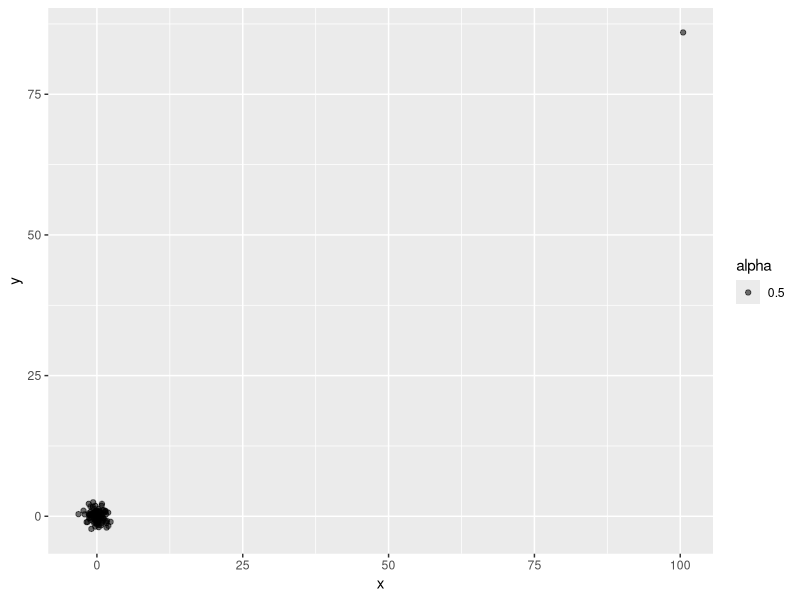
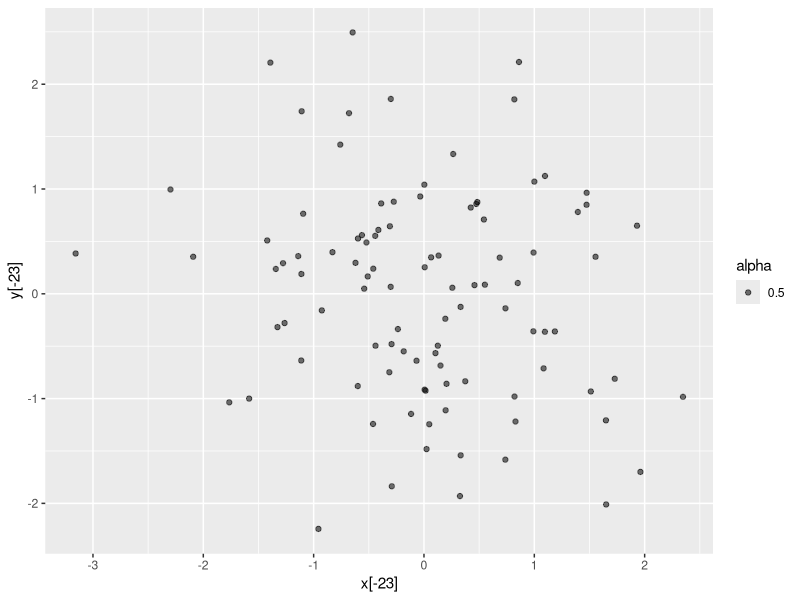
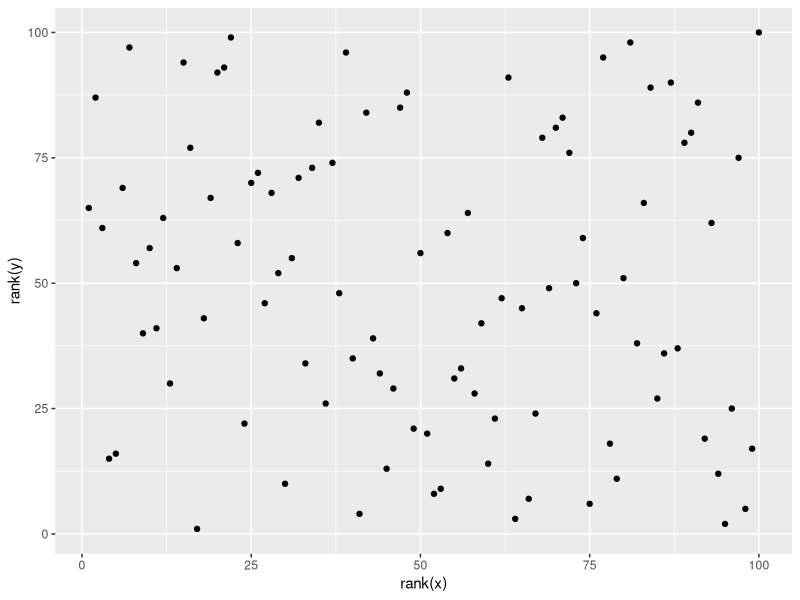

Write the R code that produced these figures, in order. (Note: this script raises an error after producing the figures.)
#Section 3
library(tidyverse)
library(broom)
x <- rnorm(100,100,1)
y <- rnorm(100,84,1)
x[-23] <- scale(x[-23])
y[-23] <- scale(y[-23])

# plot shows the outlier
qplot(x, y, alpha = 0.5)
qplot(x[-23],y[-23],alpha=0.5)
# outlier makes it appear there is correlation
cor(x,y)
cor(x[-23], y[-23])

# use rank instead
qplot(rank(x), rank(y))
cor(rank(x), rank(y))

# Spearman correlation with cor function
cor(x, y, method = "spearman")

N <- 25
g <- 1000000
sim_data <- tibble(group = rep(1:g, each = N), x = rnorm(N * g), y = rnorm(N * g))
res <- sim_data %>% group_by(group) %>% summarize(r = cor(x, y)) %>% arrange(desc(r))
res

# plot points from the group with maximum correlation
sim_data %>% filter(group == res$group[which.max(res$r)]) %>%
  ggplot(aes(x, y)) +
  geom_point() + 
  geom_smooth(method = "lm")

# UC-Berkeley admission data
library(dslabs)
data(admissions)
admissions

# percent men and women accepted
admissions %>% group_by(gender) %>% 
  summarize(percentage = 
              round(sum(admitted*applicants)/sum(applicants),1))

# test whether gender and admission are independent
admissions %>% group_by(gender) %>% 
  summarize(total_admitted = round(sum(admitted / 100 * applicants)), 
            not_admitted = sum(applicants) - sum(total_admitted)) %>%
  select(-gender) %>% 
  do(tidy(chisq.test(.)))

# percent admissions by major
admissions %>% select(major, gender, admitted) %>%
  spread(gender, admitted) %>%
  mutate(women_minus_men = women - men)

# plot total percent admitted to major versus percent women applicants
admissions %>% 
  group_by(major) %>% 
  summarize(major_selectivity = sum(admitted * applicants) / sum(applicants),
            percent_women_applicants = sum(applicants * (gender=="women")) /
              sum(applicants) * 100) %>%
  ggplot(aes(major_selectivity, percent_women_applicants, label = major)) +
  geom_text()

# plot number of applicants admitted and not
admissions %>%
  mutate(yes = round(admitted/100*applicants), no = applicants - yes) %>%
  select(-applicants, -admitted) %>%
  gather(admission, number_of_students, -c("major", "gender")) %>%
  ggplot(aes(gender, number_of_students, fill = admission)) +
  geom_bar(stat = "identity", position = "stack") +
  facet_wrap(. ~ major)

admissions %>% 
  mutate(percent_admitted = admitted * applicants/sum(applicants)) %>%
  ggplot(aes(gender, y = percent_admitted, fill = major)) +
  geom_bar(stat = "identity", position = "stack")

# condition on major and then look at differences
admissions %>% ggplot(aes(major, admitted, col = gender, size = applicants)) + geom_point()

# average difference by major
admissions %>%  group_by(gender) %>% summarize(average = mean(admitted))

#5
?admissions
